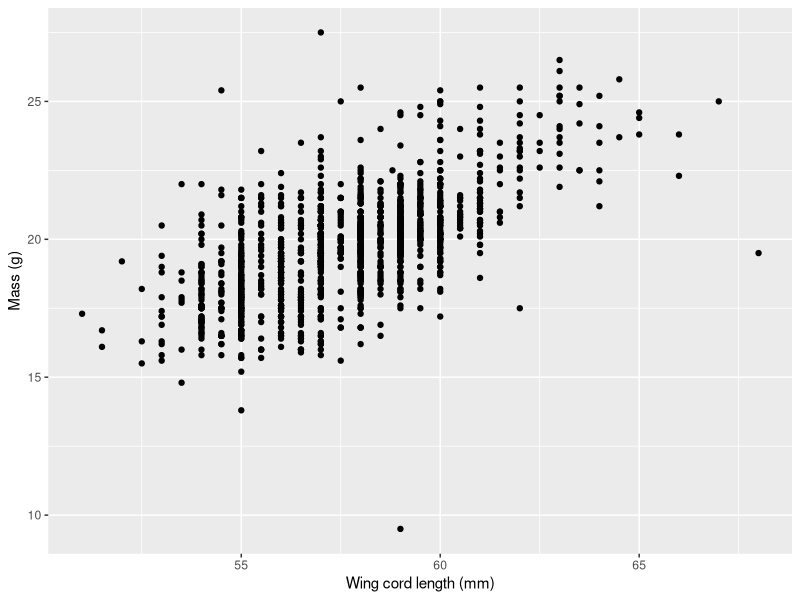
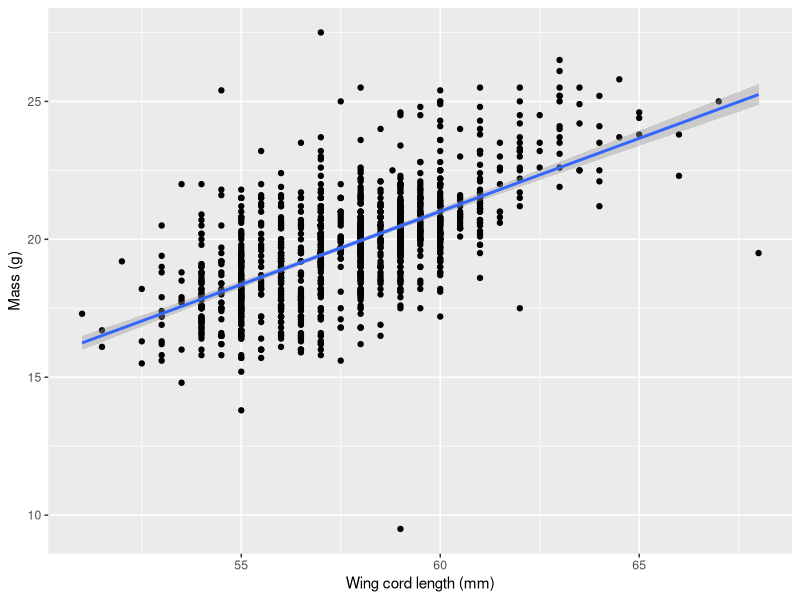
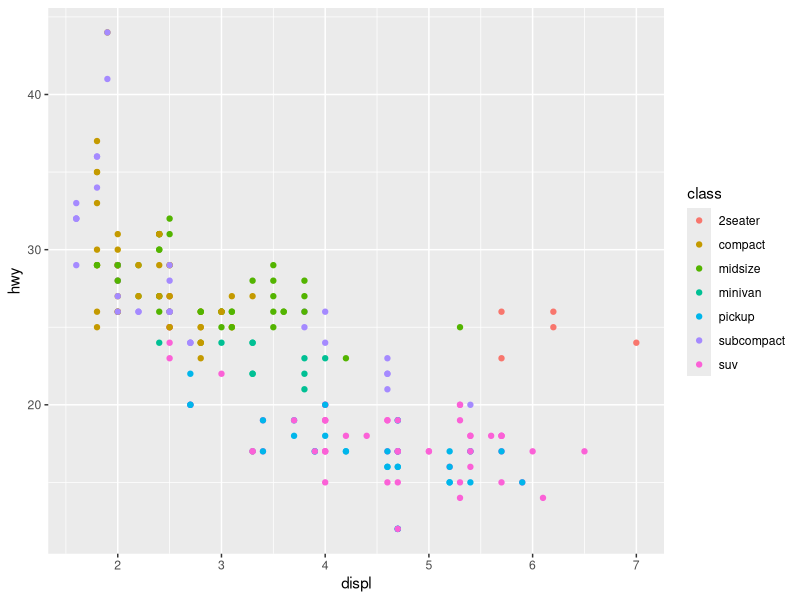

Generate these figures, in order, with R:
## ---- chunk 1
knitr::opts_chunk$set(warning = FALSE, message = FALSE) 
## ---- chunk 2
library(tufte)
## ---- chunk 3
library(ggplot2)
## ---- chunk 4
library(ggplot2)
library(dplyr)
## ---- chunk 5
sparrows <- read.table("Data/Sparrows.txt", sep = "", header = TRUE, stringsAsFactors = FALSE)
str(sparrows)
## ---- chunk 6
head(sparrows, 10)
# sparrows[1:10, ] # also prints the first 10 rows and each column
## ---- chunk 7
sparrows[1:12, c("Sex", "wingcrd", "wt")]
sparrows_subset <- sparrows[ , c("Sex", "wingcrd", "wt")]
str(sparrows_subset)

mean(sparrows_subset$wt)
mean(sparrows_subset[ , "wt"])
## ---- chunk 8
head(sparrows$wingcrd, 10)
## ---- chunk 9
sally <- read.csv("Data/Salamander_Demographics.csv", stringsAsFactors = FALSE)
str(sally)
## ---- chunk 10
ggplot(sparrows, aes(x = wingcrd, y = wt)) + 
  geom_point() + 
  labs(x='Wing cord length (mm)', y='Mass (g)')
## ---- chunk 11
ggplot(sparrows, aes(x = wingcrd, y = wt)) + 
  geom_point() + 
  labs(x='Wing cord length (mm)', y='Mass (g)') +
  geom_smooth(method = "lm")

## ---- chunk 12
ggplot(mpg, aes(displ, hwy, colour = class)) + 
  geom_point()
## ---- chunk 13
sparrows_mini <- sparrows %>%
  select(Speciescode, wingcrd, wt, Age) %>% # just select 4 columns
  mutate(wingcrd_cm = wingcrd / 10) # add column converting wingcord from mm to cm

dim(sparrows_mini)
summary(sparrows_mini)
## ---- chunk 14
sparrows_filtered <- sparrows_mini %>%
  filter(Speciescode == 1,
         Age != 2,
         wingcrd_cm > 6,
         wt >= 21.5)

sparrows_filtered
